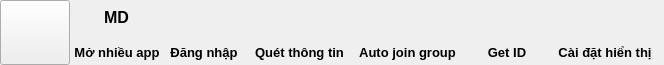
        <widget class="QFrame" name="frame_top">
         <property name="minimumSize">
          <size>
           <width>0</width>
           <height>65</height>
          </size>
         </property>
         <property name="maximumSize">
          <size>
           <width>16777215</width>
           <height>65</height>
          </size>
         </property>
         <property name="styleSheet">
          <string notr="true"/>
         </property>
         <property name="frameShape">
          <enum>QFrame::NoFrame</enum>
         </property>
         <property name="frameShadow">
          <enum>QFrame::Raised</enum>
         </property>
         <layout class="QHBoxLayout" name="horizontalLayout_4">
          <property name="spacing">
           <number>0</number>
          </property>
          <property name="leftMargin">
           <number>0</number>
          </property>
          <property name="topMargin">
           <number>0</number>
          </property>
          <property name="rightMargin">
           <number>0</number>
          </property>
          <property name="bottomMargin">
           <number>0</number>
          </property>
          <item>
           <widget class="QFrame" name="frame_toggle">
            <property name="maximumSize">
             <size>
              <width>70</width>
              <height>16777215</height>
             </size>
            </property>
            <property name="styleSheet">
             <string notr="true"/>
            </property>
            <property name="frameShape">
             <enum>QFrame::NoFrame</enum>
            </property>
            <property name="frameShadow">
             <enum>QFrame::Raised</enum>
            </property>
            <layout class="QVBoxLayout" name="verticalLayout_4">
             <property name="spacing">
              <number>0</number>
             </property>
             <property name="leftMargin">
              <number>0</number>
             </property>
             <property name="topMargin">
              <number>0</number>
             </property>
             <property name="rightMargin">
              <number>0</number>
             </property>
             <property name="bottomMargin">
              <number>0</number>
             </property>
             <item>
              <widget class="QPushButton" name="btn_toggle_menu">
               <property name="sizePolicy">
                <sizepolicy hsizetype="Expanding" vsizetype="Expanding">
                 <horstretch>0</horstretch>
                 <verstretch>0</verstretch>
                </sizepolicy>
               </property>
               <property name="minimumSize">
                <size>
                 <width>70</width>
                 <height>0</height>
                </size>
               </property>
               <property name="maximumSize">
                <size>
                 <width>70</width>
                 <height>65</height>
                </size>
               </property>
               <property name="toolTip">
                <string>&lt;html&gt;&lt;head/&gt;&lt;body&gt;&lt;p&gt;&lt;span style=&quot; font-size:14pt; color:#bcc0c3;&quot;&gt;Giao diện sáng&lt;/span&gt;&lt;/p&gt;&lt;/body&gt;&lt;/html&gt;</string>
               </property>
               <property name="toolTipDuration">
                <number>-3</number>
               </property>
               <property name="styleSheet">
                <string notr="true"/>
               </property>
               <property name="text">
                <string/>
               </property>
              </widget>
             </item>
            </layout>
           </widget>
          </item>
          <item>
           <widget class="QFrame" name="frame_top_right">
            <property name="styleSheet">
             <string notr="true"/>
            </property>
            <property name="frameShape">
             <enum>QFrame::NoFrame</enum>
            </property>
            <property name="frameShadow">
             <enum>QFrame::Raised</enum>
            </property>
            <layout class="QVBoxLayout" name="verticalLayout_5">
             <property name="spacing">
              <number>0</number>
             </property>
             <property name="leftMargin">
              <number>0</number>
             </property>
             <property name="topMargin">
              <number>0</number>
             </property>
             <property name="rightMargin">
              <number>0</number>
             </property>
             <property name="bottomMargin">
              <number>0</number>
             </property>
             <item>
              <widget class="QFrame" name="frame_top_btns">
               <property name="maximumSize">
                <size>
                 <width>16777215</width>
                 <height>35</height>
                </size>
               </property>
               <property name="styleSheet">
                <string notr="true">border-bottom: 1px solid rgb(75, 104, 133)</string>
               </property>
               <property name="frameShape">
                <enum>QFrame::NoFrame</enum>
               </property>
               <property name="frameShadow">
                <enum>QFrame::Raised</enum>
               </property>
               <layout class="QHBoxLayout" name="horizontalLayout_8">
                <property name="spacing">
                 <number>0</number>
                </property>
                <property name="leftMargin">
                 <number>0</number>
                </property>
                <property name="topMargin">
                 <number>0</number>
                </property>
                <property name="rightMargin">
                 <number>0</number>
                </property>
                <property name="bottomMargin">
                 <number>0</number>
                </property>
                <item>
                 <widget class="QFrame" name="frame_label_top_btns">
                  <property name="sizePolicy">
                   <sizepolicy hsizetype="Expanding" vsizetype="Preferred">
                    <horstretch>0</horstretch>
                    <verstretch>0</verstretch>
                   </sizepolicy>
                  </property>
                  <property name="styleSheet">
                   <string notr="true">background-color: transparent;
border: none;</string>
                  </property>
                  <property name="frameShape">
                   <enum>QFrame::NoFrame</enum>
                  </property>
                  <property name="frameShadow">
                   <enum>QFrame::Raised</enum>
                  </property>
                  <layout class="QHBoxLayout" name="horizontalLayout_10">
                   <property name="spacing">
                    <number>5</number>
                   </property>
                   <property name="leftMargin">
                    <number>5</number>
                   </property>
                   <property name="topMargin">
                    <number>0</number>
                   </property>
                   <property name="rightMargin">
                    <number>10</number>
                   </property>
                   <property name="bottomMargin">
                    <number>0</number>
                   </property>
                   <item>
                    <widget class="QPushButton" name="pushButton">
                     <property name="maximumSize">
                      <size>
                       <width>24</width>
                       <height>24</height>
                      </size>
                     </property>
                     <property name="toolTip">
                      <string>Xem chi tiết phiên bản tại đây</string>
                     </property>
                     <property name="text">
                      <string/>
                     </property>
                     <property name="icon">
                      <iconset resource="../../../files.qrc">
                       <normaloff>:/ico/icon/coffee.ico</normaloff>:/ico/icon/coffee.ico</iconset>
                     </property>
                     <property name="iconSize">
                      <size>
                       <width>24</width>
                       <height>24</height>
                      </size>
                     </property>
                    </widget>
                   </item>
                   <item>
                    <widget class="QLabel" name="label_title_bar_top">
                     <property name="font">
                      <font>
                       <family>Arial</family>
                       <pointsize>12</pointsize>
                       <weight>75</weight>
                       <bold>true</bold>
                      </font>
                     </property>
                     <property name="styleSheet">
                      <string notr="true"/>
                     </property>
                     <property name="text">
                      <string>MD</string>
                     </property>
                     <property name="alignment">
                      <set>Qt::AlignLeading|Qt::AlignLeft|Qt::AlignVCenter</set>
                     </property>
                    </widget>
                   </item>
                  </layout>
                 </widget>
                </item>
                <item alignment="Qt::AlignRight">
                 <widget class="QFrame" name="frame_btns_right">
                  <property name="sizePolicy">
                   <sizepolicy hsizetype="Expanding" vsizetype="Preferred">
                    <horstretch>0</horstretch>
                    <verstretch>0</verstretch>
                   </sizepolicy>
                  </property>
                  <property name="maximumSize">
                   <size>
                    <width>120</width>
                    <height>16777215</height>
                   </size>
                  </property>
                  <property name="styleSheet">
                   <string notr="true">border: none;</string>
                  </property>
                  <property name="frameShape">
                   <enum>QFrame::NoFrame</enum>
                  </property>
                  <property name="frameShadow">
                   <enum>QFrame::Raised</enum>
                  </property>
                  <layout class="QHBoxLayout" name="horizontalLayout_9">
                   <property name="spacing">
                    <number>0</number>
                   </property>
                   <property name="leftMargin">
                    <number>0</number>
                   </property>
                   <property name="topMargin">
                    <number>0</number>
                   </property>
                   <property name="rightMargin">
                    <number>0</number>
                   </property>
                   <property name="bottomMargin">
                    <number>0</number>
                   </property>
                   <item>
                    <widget class="QPushButton" name="btn_minimize">
                     <property name="sizePolicy">
                      <sizepolicy hsizetype="Minimum" vsizetype="Expanding">
                       <horstretch>0</horstretch>
                       <verstretch>0</verstretch>
                      </sizepolicy>
                     </property>
                     <property name="minimumSize">
                      <size>
                       <width>40</width>
                       <height>0</height>
                      </size>
                     </property>
                     <property name="maximumSize">
                      <size>
                       <width>40</width>
                       <height>16777215</height>
                      </size>
                     </property>
                     <property name="toolTip">
                      <string>Minimize</string>
                     </property>
                     <property name="styleSheet">
                      <string notr="true"/>
                     </property>
                     <property name="text">
                      <string/>
                     </property>
                    </widget>
                   </item>
                   <item>
                    <widget class="QPushButton" name="btn_maximize_restore">
                     <property name="sizePolicy">
                      <sizepolicy hsizetype="Minimum" vsizetype="Expanding">
                       <horstretch>0</horstretch>
                       <verstretch>0</verstretch>
                      </sizepolicy>
                     </property>
                     <property name="minimumSize">
                      <size>
                       <width>40</width>
                       <height>0</height>
                      </size>
                     </property>
                     <property name="maximumSize">
                      <size>
                       <width>40</width>
                       <height>16777215</height>
                      </size>
                     </property>
                     <property name="toolTip">
                      <string>Maximize</string>
                     </property>
                     <property name="styleSheet">
                      <string notr="true"/>
                     </property>
                     <property name="text">
                      <string/>
                     </property>
                    </widget>
                   </item>
                   <item>
                    <widget class="QPushButton" name="btn_close">
                     <property name="sizePolicy">
                      <sizepolicy hsizetype="Minimum" vsizetype="Expanding">
                       <horstretch>0</horstretch>
                       <verstretch>0</verstretch>
                      </sizepolicy>
                     </property>
                     <property name="minimumSize">
                      <size>
                       <width>40</width>
                       <height>0</height>
                      </size>
                     </property>
                     <property name="maximumSize">
                      <size>
                       <width>40</width>
                       <height>16777215</height>
                      </size>
                     </property>
                     <property name="toolTip">
                      <string>Close</string>
                     </property>
                     <property name="styleSheet">
                      <string notr="true"/>
                     </property>
                     <property name="text">
                      <string/>
                     </property>
                    </widget>
                   </item>
                  </layout>
                 </widget>
                </item>
               </layout>
              </widget>
             </item>
             <item>
              <widget class="QFrame" name="frame_top_info">
               <property name="maximumSize">
                <size>
                 <width>16777215</width>
                 <height>65</height>
                </size>
               </property>
               <property name="cursor">
                <cursorShape>PointingHandCursor</cursorShape>
               </property>
               <property name="styleSheet">
                <string notr="true"/>
               </property>
               <property name="frameShape">
                <enum>QFrame::NoFrame</enum>
               </property>
               <property name="frameShadow">
                <enum>QFrame::Raised</enum>
               </property>
               <layout class="QHBoxLayout" name="horizontalLayout_11">
                <property name="spacing">
                 <number>0</number>
                </property>
                <property name="leftMargin">
                 <number>0</number>
                </property>
                <property name="topMargin">
                 <number>0</number>
                </property>
                <property name="rightMargin">
                 <number>0</number>
                </property>
                <property name="bottomMargin">
                 <number>0</number>
                </property>
                <item>
                 <widget class="QPushButton" name="pushButton_gr_3">
                  <property name="minimumSize">
                   <size>
                    <width>0</width>
                    <height>25</height>
                   </size>
                  </property>
                  <property name="maximumSize">
                   <size>
                    <width>115</width>
                    <height>20</height>
                   </size>
                  </property>
                  <property name="font">
                   <font>
                    <family>Arial</family>
                    <pointsize>10</pointsize>
                    <weight>75</weight>
                    <bold>true</bold>
                   </font>
                  </property>
                  <property name="styleSheet">
                   <string notr="true"/>
                  </property>
                  <property name="text">
                   <string>Mở nhiều app</string>
                  </property>
                  <property name="flat">
                   <bool>true</bool>
                  </property>
                 </widget>
                </item>
                <item alignment="Qt::AlignRight">
                 <widget class="QFrame" name="frame_3">
                  <property name="minimumSize">
                   <size>
                    <width>0</width>
                    <height>0</height>
                   </size>
                  </property>
                  <property name="frameShape">
                   <enum>QFrame::NoFrame</enum>
                  </property>
                  <property name="frameShadow">
                   <enum>QFrame::Plain</enum>
                  </property>
                  <layout class="QHBoxLayout" name="horizontalLayout_7">
                   <property name="spacing">
                    <number>7</number>
                   </property>
                   <property name="leftMargin">
                    <number>0</number>
                   </property>
                   <property name="topMargin">
                    <number>0</number>
                   </property>
                   <property name="rightMargin">
                    <number>8</number>
                   </property>
                   <property name="bottomMargin">
                    <number>0</number>
                   </property>
                   <item>
                    <widget class="QPushButton" name="pushButton_login">
                     <property name="minimumSize">
                      <size>
                       <width>0</width>
                       <height>25</height>
                      </size>
                     </property>
                     <property name="maximumSize">
                      <size>
                       <width>16777215</width>
                       <height>20</height>
                      </size>
                     </property>
                     <property name="font">
                      <font>
                       <family>Arial</family>
                       <pointsize>10</pointsize>
                       <weight>75</weight>
                       <bold>true</bold>
                      </font>
                     </property>
                     <property name="styleSheet">
                      <string notr="true"/>
                     </property>
                     <property name="text">
                      <string>Đăng nhập</string>
                     </property>
                     <property name="flat">
                      <bool>true</bool>
                     </property>
                    </widget>
                   </item>
                   <item>
                    <widget class="QPushButton" name="pushButton_get_info">
                     <property name="minimumSize">
                      <size>
                       <width>0</width>
                       <height>25</height>
                      </size>
                     </property>
                     <property name="maximumSize">
                      <size>
                       <width>16777215</width>
                       <height>20</height>
                      </size>
                     </property>
                     <property name="font">
                      <font>
                       <family>Arial</family>
                       <pointsize>10</pointsize>
                       <weight>75</weight>
                       <bold>true</bold>
                      </font>
                     </property>
                     <property name="styleSheet">
                      <string notr="true"/>
                     </property>
                     <property name="text">
                      <string>Quét thông tin</string>
                     </property>
                     <property name="flat">
                      <bool>true</bool>
                     </property>
                    </widget>
                   </item>
                   <item>
                    <widget class="QPushButton" name="pushButton_gr">
                     <property name="minimumSize">
                      <size>
                       <width>0</width>
                       <height>25</height>
                      </size>
                     </property>
                     <property name="maximumSize">
                      <size>
                       <width>16777215</width>
                       <height>20</height>
                      </size>
                     </property>
                     <property name="font">
                      <font>
                       <family>Arial</family>
                       <pointsize>10</pointsize>
                       <weight>75</weight>
                       <bold>true</bold>
                      </font>
                     </property>
                     <property name="styleSheet">
                      <string notr="true"/>
                     </property>
                     <property name="text">
                      <string>Auto join group</string>
                     </property>
                     <property name="flat">
                      <bool>true</bool>
                     </property>
                    </widget>
                   </item>
                   <item>
                    <widget class="QPushButton" name="pushButton_get_id">
                     <property name="sizePolicy">
                      <sizepolicy hsizetype="Expanding" vsizetype="Fixed">
                       <horstretch>0</horstretch>
                       <verstretch>0</verstretch>
                      </sizepolicy>
                     </property>
                     <property name="minimumSize">
                      <size>
                       <width>0</width>
                       <height>25</height>
                      </size>
                     </property>
                     <property name="maximumSize">
                      <size>
                       <width>16777215</width>
                       <height>20</height>
                      </size>
                     </property>
                     <property name="font">
                      <font>
                       <family>Arial</family>
                       <pointsize>10</pointsize>
                       <weight>75</weight>
                       <bold>true</bold>
                      </font>
                     </property>
                     <property name="toolTip">
                      <string>&lt;html&gt;&lt;head/&gt;&lt;body&gt;&lt;p&gt;Lấy id fanpage , trang cá nhân , group facebook&lt;/p&gt;&lt;/body&gt;&lt;/html&gt;</string>
                     </property>
                     <property name="toolTipDuration">
                      <number>-3</number>
                     </property>
                     <property name="styleSheet">
                      <string notr="true"/>
                     </property>
                     <property name="text">
                      <string>Get ID</string>
                     </property>
                     <property name="autoDefault">
                      <bool>false</bool>
                     </property>
                     <property name="default">
                      <bool>false</bool>
                     </property>
                     <property name="flat">
                      <bool>true</bool>
                     </property>
                    </widget>
                   </item>
                   <item>
                    <widget class="QPushButton" name="pushButton_view">
                     <property name="minimumSize">
                      <size>
                       <width>0</width>
                       <height>25</height>
                      </size>
                     </property>
                     <property name="maximumSize">
                      <size>
                       <width>16777215</width>
                       <height>20</height>
                      </size>
                     </property>
                     <property name="font">
                      <font>
                       <family>Arial</family>
                       <pointsize>10</pointsize>
                       <weight>75</weight>
                       <bold>true</bold>
                      </font>
                     </property>
                     <property name="styleSheet">
                      <string notr="true"/>
                     </property>
                     <property name="text">
                      <string>Cài đặt hiển thị</string>
                     </property>
                     <property name="flat">
                      <bool>true</bool>
                     </property>
                    </widget>
                   </item>
                  </layout>
                 </widget>
                </item>
               </layout>
              </widget>
             </item>
            </layout>
           </widget>
          </item>
         </layout>
        </widget>
